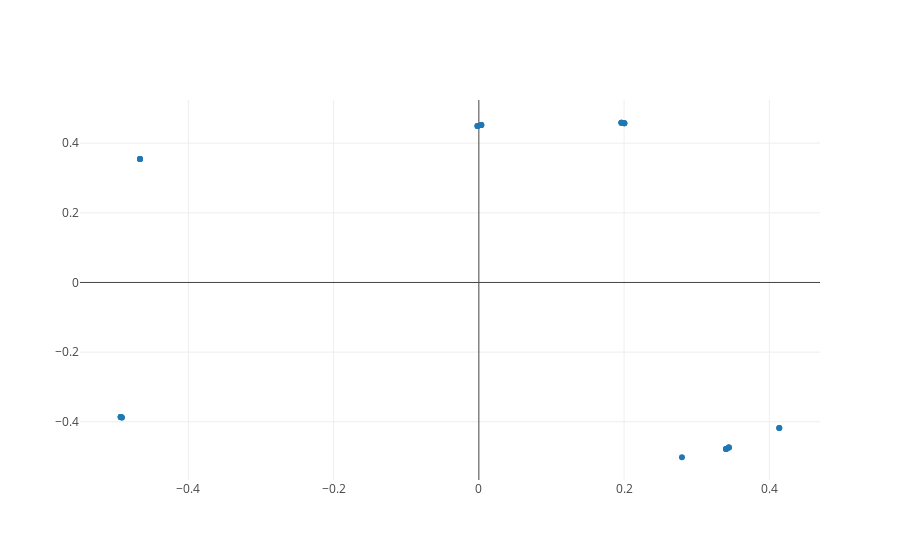
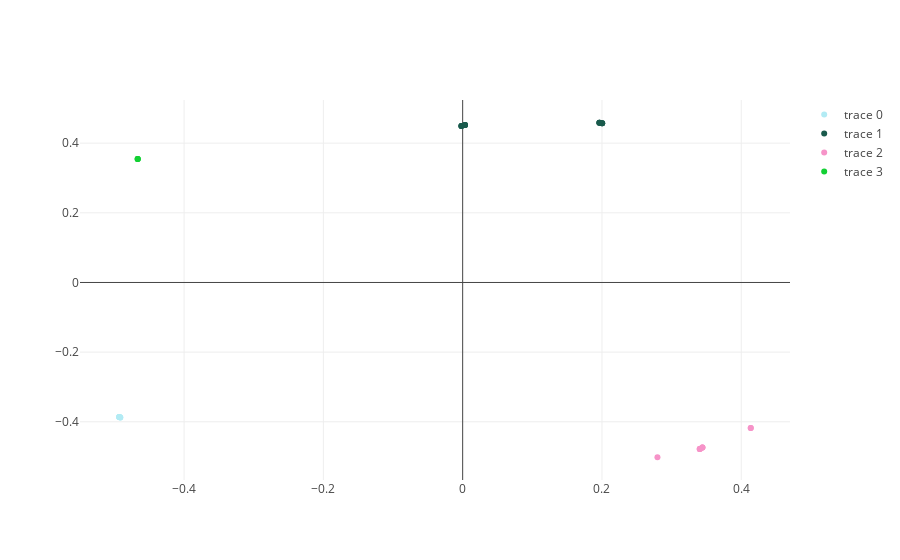
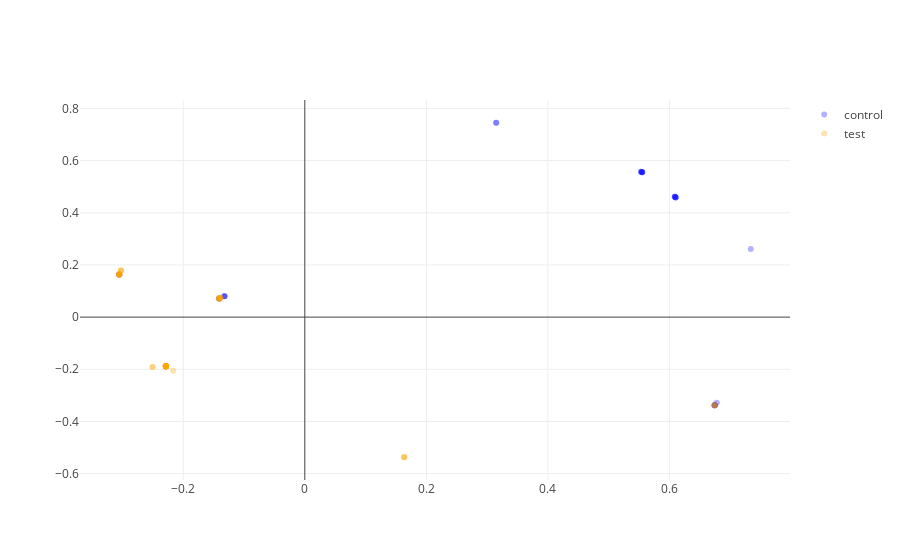
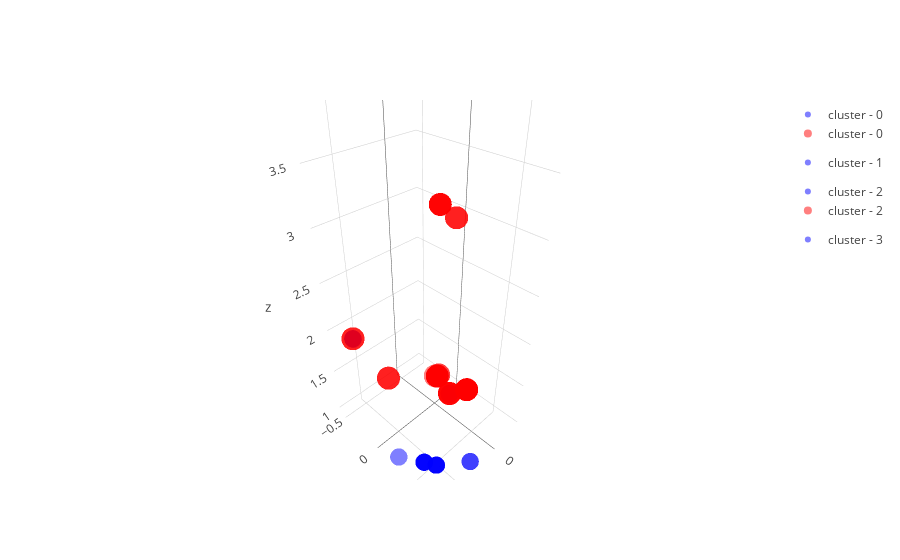

Notebook code cell kept with these figures, in order:
### Code cell
import sys
sys.path.insert(0, '..')
sys.path.insert(0, 'plots')

import os

from IPython.display import display
from IPython.display import clear_output
import ipywidgets as widgets


import json
from sources.SplunkDataset import SplunkDataset
from sources.SplunkFileSource import SplunkFileSource
from SplunkIntel import SplunkIntel


import plotly as py
import pandas as pd
import numpy as np
import plot as plot

py.offline.init_notebook_mode()
pd.set_option('display.notebook_repr_html', True)

data_sources_names = []

data_source_picker = None
start_time_picker = None
end_time_picker = None
test_hosts = None
event_picker = None
event_text_area = None 
threshold_picker = None
new_time_range_picker = None

#create widgets
def create_widgets():
    global data_source_picker, start_time_picker, end_time_picker, event_picker, test_hosts
    global event_text_area, threshold_picker, new_time_range_picker
    for file in os.listdir("../../data_new"):
            if file.endswith("wings.json"):
                data_sources_names.append(file)

    data_source_picker = widgets.Dropdown(
            options=data_sources_names,
            description='Data Source:',
            disabled=False,
            button_style='' # 'success', 'info', 'warning', 'danger' or ''
        )    

    start_time_picker = widgets.Dropdown(
            description='Start time:',
            disabled=False,
            button_style='' # 'success', 'info', 'warning', 'danger' or ''
        )    

    end_time_picker = widgets.Dropdown(
            description='End time:',
            disabled=False,
            button_style='' # 'success', 'info', 'warning', 'danger' or ''
        )    

    test_hosts = widgets.Dropdown(
            description='Test hosts:',
            disabled=False,
            button_style='' # 'success', 'info', 'warning', 'danger' or ''
        )    


    
    threshold_picker = widgets.FloatSlider(
                value=0.5,
                min=0,
                max=1,
                step=0.1,
                description='Threshold:',
                disabled=False,
                continuous_update=False,
                orientation='horizontal',
                readout=True,
                readout_format='.1f',
                slider_color='white',
                color='black'
        )
    
    event_picker = widgets.Dropdown(
            options=[1,2,3],
            description='Event Number:',
            disabled=False,
            button_style='' # 'success', 'info', 'warning', 'danger' or ''
        )
    
    l = widgets.Layout(height='40px', width='800px')
    event_text_area = widgets.Textarea(value='TA: height=40px', layout=l)

    
def initialize(change):    
    # Just to set the widgets
    all_events = []
    all_events.extend(SplunkFileSource.load_data('../../data_new/' + data_source_picker.value))    
    timestamps = set()
    hosts = set()
    for dict in all_events:
            timestamps.add(dict.get('_time'))
            hosts.add(dict.get('host'))

    timestamps = sorted(timestamps)    
    hosts = sorted(hosts)
    
    start_time_picker.options = list(timestamps)
    end_time_picker.options = list(timestamps)
    test_hosts.options = list(hosts)
    
    change_event_handler(None)
    
    
splunkDataset = SplunkDataset()
splunkIntelargs = []

def event_picker_change_handler(change):
    event_text_area.value = json.dumps(splunkDataset.get_all_events()[event_picker.value])

def split(input, length, size):
    input.replace('\n', ' ')
    input.replace('\tat', ' ')
    return '<br>'.join([input[start:start + size] for start in range(0, length, size)])

def get_tool_tips(all_events):
    tooltips = []
    for idx, event in enumerate(all_events):
        tooltips.append(
            split(event[0], min(100, len(event[0])), 100) + '<br> id = ' + str(idx) + '<br> cluster = ' + str(
            event[3]))
            
    return tooltips
    
# Handle data source change
def change_event_handler(change):
    global splunkDataset, test_hosts
    del splunkIntelargs[:]
    clear_output()
    
    print(test_hosts.value)
    splunkDataset.load_from_file_slice_by_nodes('../../data_new/' + data_source_picker.value, test_hosts.value)
    
   
    splunkIntelargs.append('--sim_threshold')
    splunkIntelargs.append(str(float(threshold_picker.value)))
    
    print(splunkIntelargs)

    splunkIntel = SplunkIntel(splunkDataset, SplunkIntel.parse(splunkIntelargs))
    splunkDataset = splunkIntel.run()
    
    plot.scatter_plot(splunkDataset.get_xy_matrix_control(), splunkDataset.get_control_events())

    plot.scatter_plot_groups(splunkDataset.get_xy_matrix_control(), 
                             splunkDataset.get_control_clusters(), 
                             splunkDataset.get_cluster_tags(5))
    
    plot.scatter_plot_groups(splunkDataset.get_xy_matrix_all(), 
                             [event[4] for event in splunkDataset.get_all_events()],
                            get_tool_tips(splunkDataset.get_all_events()), 
                             ['control', 'test', 'test-anomaly'], ['blue','orange','red'])
    
    plot.scatter_plot_groups_4d(splunkDataset.get_xyz_matrix_all(), 
                                [event[5] for event in splunkDataset.get_all_events()],
                                splunkDataset.get_all_clusters(),
                                get_tool_tips(splunkDataset.get_all_events()),
                                ['blue','orange','red'])


            
    event_picker.options = [ x for x in range(len(splunkDataset.get_all_events()))] 
     

create_widgets()

#intialize
initialize(None)
    
#setup even handlers    
#data_source_picker.observe(initialize, names="value")
#time_range_picker.observe(change_event_handler, names="value")
#new_time_range_picker.observe(change_event_handler, names="value")
event_picker.observe(event_picker_change_handler, names="value")
threshold_picker.observe(change_event_handler, names="value")



# show widgets
display(widgets.HBox([data_source_picker]))
display(widgets.HBox([start_time_picker, end_time_picker, threshold_picker]))
#display(widgets.HBox([new_time_range_picker]))
display(widgets.HBox([event_picker, event_text_area]))
